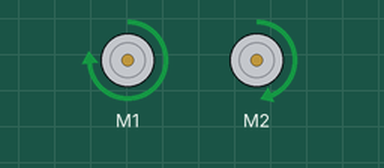
Bench run of a program on a simulated Raspberry Pi (BCM pin numbers). On the bench: 2 × DC motor (green arrow = forward, orange = backward, longer = faster). At 2.0 s the program stops and its outputs stay as they are.

Above: at 0.1 s.
At 1.1 s:
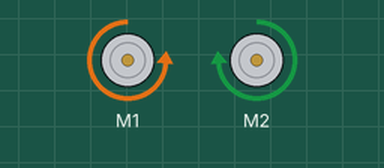
At 1.6 s:
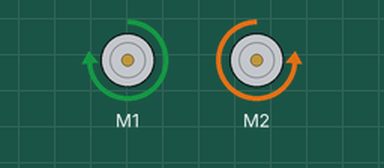
At 2.1 s:
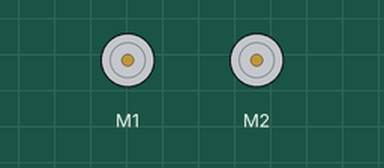
Timing chart, 0 to 3.5 s (numbered marks = the images above):
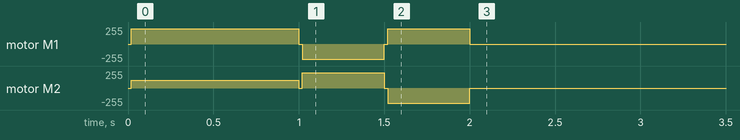

Measured:
- by itself, motor M1: stopped → forward 229/255 at 0.02 s, → backward 229/255 0.98 s later, → forward 229/255 0.50 s later, → stopped 0.50 s later
- by itself, motor M2: stopped → forward 114/255 at 0.02 s, → forward 229/255 0.98 s later, → backward 229/255 0.50 s later, → stopped 0.50 s later

The program:

fullmotor.py
```python
#!/usr/bin/env python3
from adafruit_crickit import crickit
import time
import os

DC_ADJUST_R = float(os.environ.get('ROBO_DC_ADJUST_R', '1'))
DC_ADJUST_L = float(os.environ.get('ROBO_DC_ADJUST_L', '1'))
ADJUST = dict(R=DC_ADJUST_R, L=DC_ADJUST_L)
MOTOR = dict(R=crickit.dc_motor_1, L=crickit.dc_motor_2)
THROTTLE_SPEED = {0: 0, 1: 0.5, 2: 0.7, 3: 0.9}

def set_throttle(name, speed, factor=1):
    MOTOR[name].throttle = THROTTLE_SPEED[speed] * ADJUST[name] * factor

def forward(duration=0.2, speed=3):
    set_throttle('R', speed)
    set_throttle('L', speed)
    time.sleep(duration)
    set_throttle('R', 0)
    set_throttle('L', 0)

def backward(duration=0.2, speed=3):
    set_throttle('R', speed, factor=-1)
    set_throttle('L', speed, factor=-1)
    time.sleep(duration)
    set_throttle('R', 0)
    set_throttle('L', 0)

def right(duration=0.2, speed=3):
    set_throttle('R', speed, factor=0.5)
    set_throttle('L', speed)
    time.sleep(duration)
    set_throttle('R', 0)
    set_throttle('L', 0)

def left(duration=0.2, speed=3):
    set_throttle('R', speed)
    set_throttle('L', speed, factor=0.5)
    time.sleep(duration)
    set_throttle('R', 0)
    set_throttle('L', 0)

def spin_right(duration=0.2, speed=3):
    set_throttle('R', speed, factor=-1)
    set_throttle('L', speed, factor=1)
    time.sleep(duration)
    set_throttle('R', 0)
    set_throttle('L', 0)

def spin_left(duration=0.2, speed=3):
    set_throttle('R', speed, factor=1)
    set_throttle('L', speed, factor=-1)
    time.sleep(duration)
    set_throttle('R', 0)
    set_throttle('L', 0)

if __name__ == "__main__":
    left(1)
    spin_right(0.5)
    spin_left(0.5)
```
